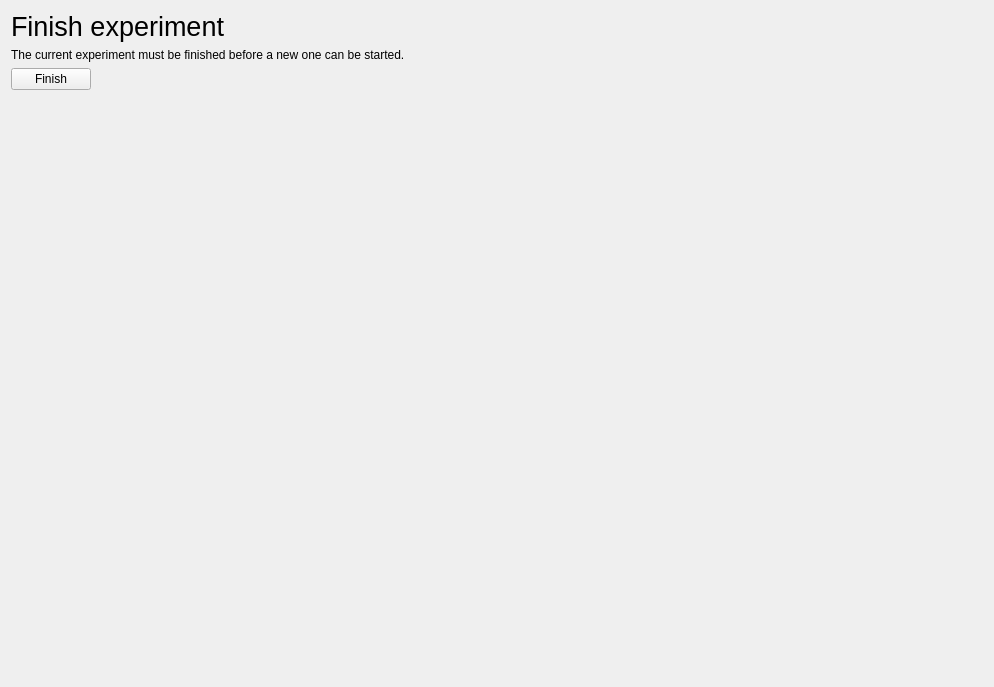
<?xml version="1.0" encoding="UTF-8"?>
<ui version="4.0">
 <class>Form</class>
 <widget class="QWidget" name="Form">
  <property name="geometry">
   <rect>
    <x>0</x>
    <y>0</y>
    <width>994</width>
    <height>687</height>
   </rect>
  </property>
  <property name="sizePolicy">
   <sizepolicy hsizetype="Expanding" vsizetype="Preferred">
    <horstretch>0</horstretch>
    <verstretch>0</verstretch>
   </sizepolicy>
  </property>
  <property name="windowTitle">
   <string>Form</string>
  </property>
  <layout class="QVBoxLayout" name="verticalLayout">
   <item>
    <widget class="QLabel" name="label_2">
     <property name="font">
      <font>
       <pointsize>20</pointsize>
      </font>
     </property>
     <property name="styleSheet">
      <string notr="true">font-size: 20pt;</string>
     </property>
     <property name="text">
      <string>Finish experiment</string>
     </property>
    </widget>
   </item>
   <item>
    <widget class="QLabel" name="label">
     <property name="sizePolicy">
      <sizepolicy hsizetype="Expanding" vsizetype="Preferred">
       <horstretch>0</horstretch>
       <verstretch>0</verstretch>
      </sizepolicy>
     </property>
     <property name="text">
      <string>The current experiment must be finished before a new one can be started.</string>
     </property>
    </widget>
   </item>
   <item>
    <widget class="QPushButton" name="finishButton">
     <property name="sizePolicy">
      <sizepolicy hsizetype="Fixed" vsizetype="Fixed">
       <horstretch>0</horstretch>
       <verstretch>0</verstretch>
      </sizepolicy>
     </property>
     <property name="text">
      <string>Finish</string>
     </property>
     <property name="default">
      <bool>false</bool>
     </property>
    </widget>
   </item>
   <item>
    <spacer name="verticalSpacer">
     <property name="orientation">
      <enum>Qt::Vertical</enum>
     </property>
     <property name="sizeHint" stdset="0">
      <size>
       <width>20</width>
       <height>40</height>
      </size>
     </property>
    </spacer>
   </item>
  </layout>
 </widget>
 <resources/>
 <connections/>
</ui>
